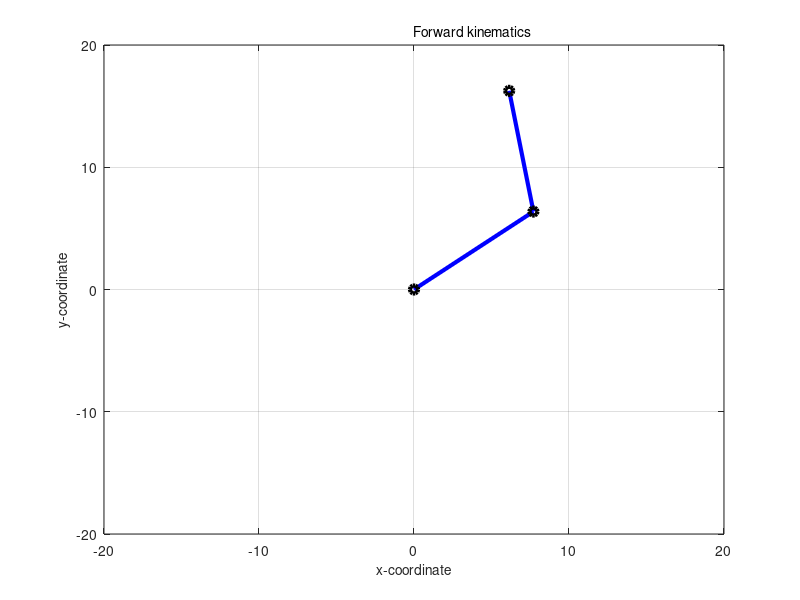

Recreate this plot in MATLAB.
%initial length
l1=10;
l2=10;

%initial angles
theta1_init=0;
theta2_init=0;

%final angles
theta1_fin=40;
theta2_fin=60;

steps=100;
d01=theta1_fin/steps;
d02=theta2_fin/steps;

th1=0:d01:theta1_fin;
th2=0:d02:theta2_fin;

for i=1:100
    a=[0 l1 l2];
    alpha=[0 0 0];
    d=[0 0 0];
    the=[th1(i) th2(i) 0];

    %calculating tranformaation matrix
    c1=cosd(th1(i));
    c2=cosd(th2(i));
    s1=sind(th1(i));
    s2=sind(th2(i));

    T1=[c1 -s1 0 0;
        s1 c1 0 0;
        0 0 1 0;
        0 0 0 1];


    T2=[c2 -s2 0 l1;
        s2 c2 0 0;
        0 0 1 0;
        0 0 0 1];

    T3=[1 0 0 l2;
        0 1 0 0;
        0 0 1 0;
        0 0 0 1];


    joint1_pos=T1*T2*[0;0;0;1];
    joint2_pos=T1*T2*T3*[0;0;0;1];
    X=[0 joint1_pos(1) joint2_pos(1)];
    Y=[0 joint1_pos(2) joint2_pos(2)];

    hg=hggroup;
    plot(X,Y,'-bo',"LineWidth",3,'MarkerEdgeColor','k','Parent',hg);
    xlabel("x-coordinate");
    ylabel("y-coordinate");
    title("Forward kinematics");
    pause(0.05);
    axis([-20 20 -20 20])
    axis manual;
    grid on;
    hold on;
    frame=getframe(gcf);
    if i<100
        delete(hg)
    end
end
X=joint2_pos(1);
Y=joint2_pos(2);


